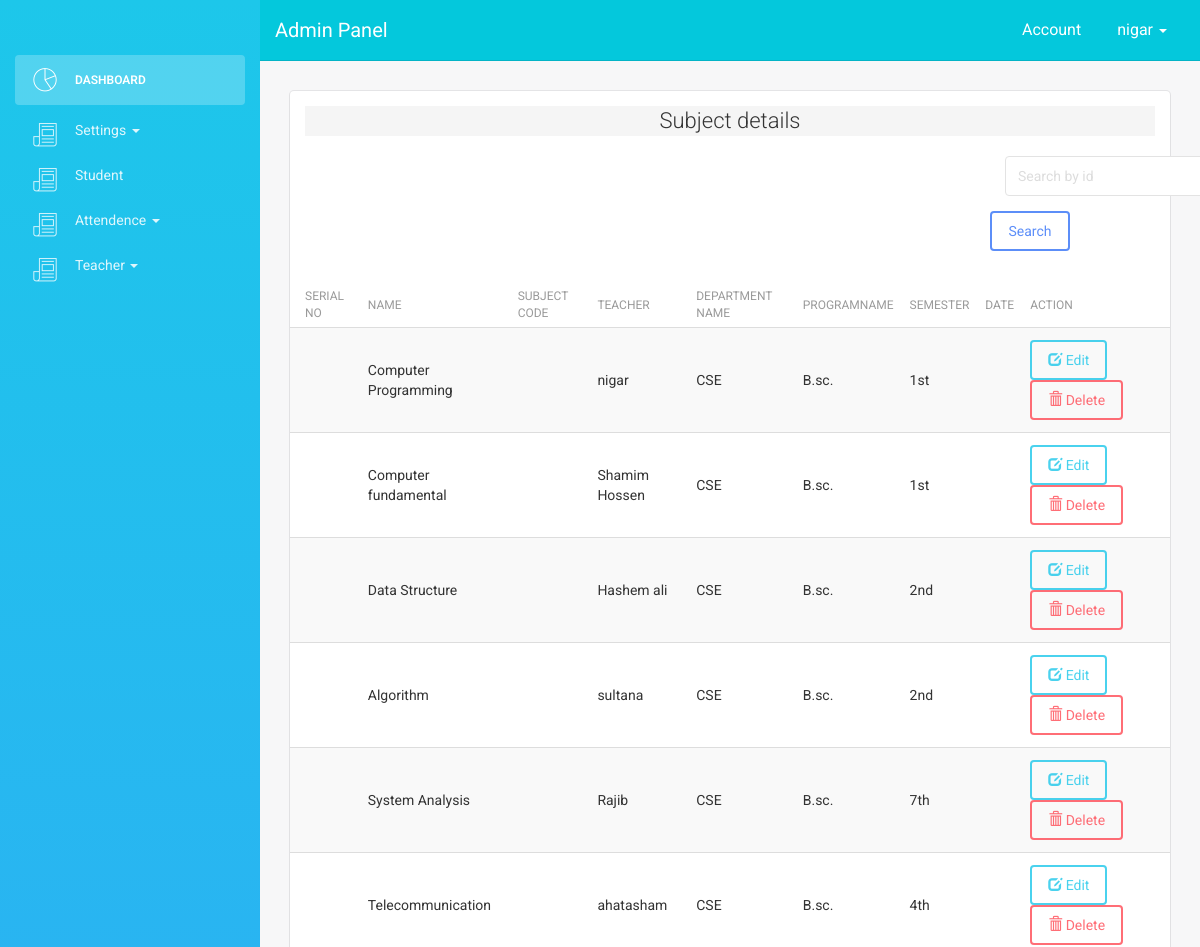
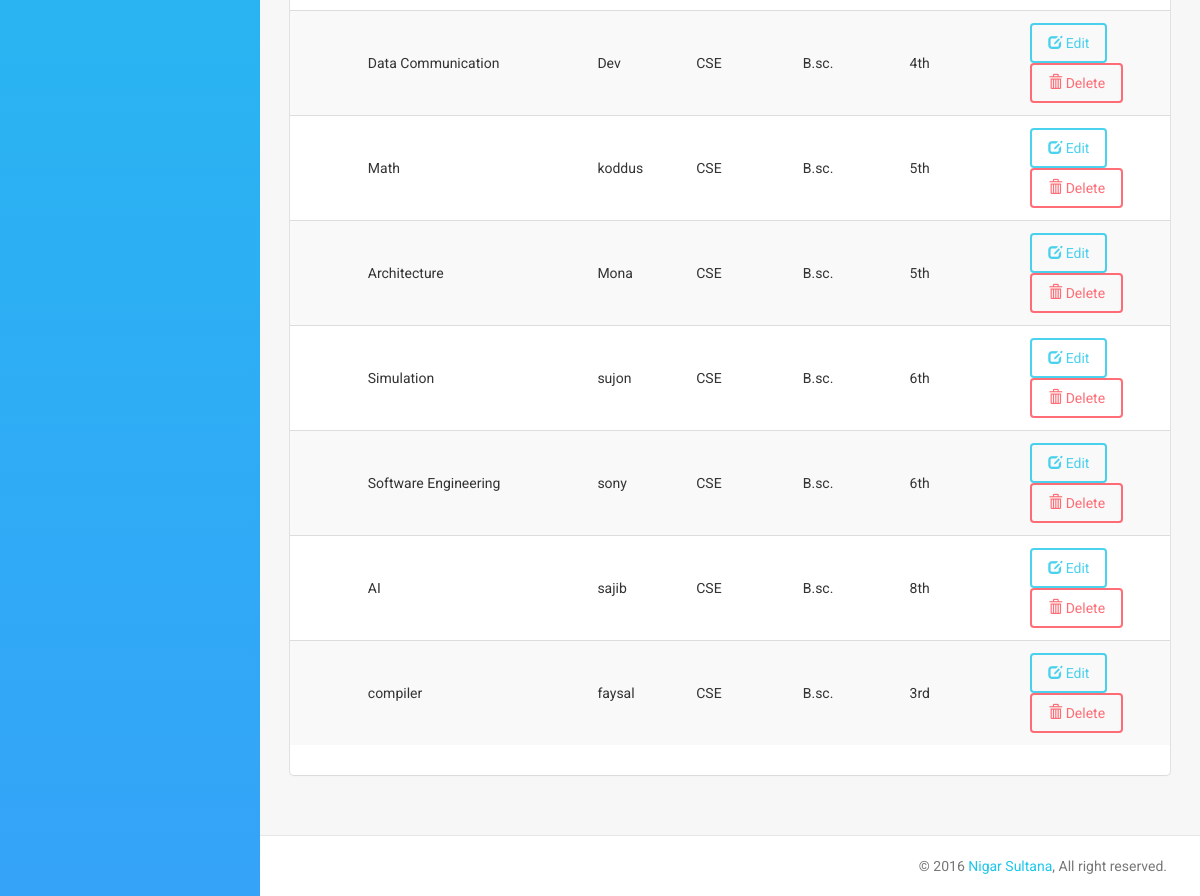
Page /admin/subject.php (signed in) on the committed database (2 pictures, top to bottom).
### tables this page shows
CREATE TABLE `subject` (
  `id` int(11) NOT NULL,
  `subjectname` varchar(100) NOT NULL,
  `teacher` varchar(255) NOT NULL,
  `departmentname` varchar(20) NOT NULL,
  `programname` varchar(20) NOT NULL,
  `semestername` varchar(20) NOT NULL,
  `batch` varchar(100) NOT NULL,
  `taken_classes` int(15) NOT NULL
);

### admin/subject.php (the view, shortened to what this page needs)
<?php
include("../include/admin_header.php");
?>
        <div class="content">
            <div class="container-fluid">
                    <div class="row">
                    <div class="col-md-12">
                        <div class="card">
                            <div class="header">
                                   <h4 class="title text-center" style="background-color:whitesmoke; ">Subject details</h4>
								<form role="form" action="" method="post" class="login-form" style="margin-top:px;">
								<tr><td>
			                        <div class="form-group" style="width:300px; margin-left:700px;">
			                        	<input type="text" name="result" placeholder="Search by id"
										class="form-password form-control" id="form-password" />
			                        </div></td>
									</tr>
                    <p class="text-center " style=" margin-left:600px;">
                        <input type="submit" class="btn btn-primary" name="Search" value="Search"/>
						</p>
            </form>
                            </div>
                            <div class="content table-responsive table-full-width">
                                <table class="table table-hover table-striped">
                                    <thead>
										<th>Serial No</th>
                                        <th>Name</th>
                                    	<th>Subject Code</th>
                                    	<th>Teacher</th>
                                    	<th>Department Name</th>
										<th>programname</th>
                                    	<th>Semester</th>
                                    	<th>Date</th>
										<th>Action</th>
                                    </thead>
                                    <tbody>
									<?php
									if(isset($_POST['dsearch'])){
										$term1=$_POST['departmentid'];
										$term2=$_POST['batchid'];
										$term3=$_POST['programid'];
										$searchquery=mysqli_query($con,"SELECT * FROM student WHERE (departmentname= '$term1'  AND batchname='$term2' AND
									programname='$term3')	");
										while($row=mysqli_fetch_array($searchquery)){
											$id=$row['serial_no'];
											?>
											<tr>
										     <td><?php echo "$row[serial_no]";?></td>
											 <td><?php echo "$row[admit_date]";?></td>
										     <td><?php echo "$row[studentname]";?></td>
                                        	<td><?php echo "$row[studentid]";?></td>
                                        	<td><?php echo "$row[departmentname]";?></td>
											<td><?php echo "$row[studentfathername]";?></td>
                                        	<td><?php echo "$row[batchname]";?></td>
                                        	<td><?php echo "$row[programname]";?></td>
                                        	<td class="center">
            <a class="btn btn-info" href="<?php echo "student.php?edit=$id";?>">
                <i class="glyphicon glyphicon-edit icon-white"></i>
                Edit
            </a>
            <a class="btn btn-danger" href="<?php echo "student.php?delete=$id";?>">
                <i class="glyphicon glyphicon-trash icon-white"></i>
                Delete
            </a>
        </td>
                                        </tr>
										<?php
										}
										?>
											<?php
									}
									else {
									?>
									<?php
$sql=mysqli_query($con,"select * from subject  ");
while($row=mysqli_fetch_array($sql)){
			$id=$row['subjectid'];
											?>
                                        <tr>
										     <td><?php echo "$row[subjectid]";?></td>
											 <td><?php echo "$row[subjectname]";?></td>
										     <td><?php echo "$row[subjectcode]";?></td>
                                        	<td><?php echo "$row[teacher]";?></td>
                                        	<td><?php echo "$row[departmentname]";?></td>
											<td><?php echo "$row[programname]";?></td>
											<td><?php echo "$row[semestername]";?></td>
                                        	<td><?php echo "$row[entry_date]";?></td>
                                        	<td class="center">
            <a class="btn btn-info" href="<?php echo "subject.php?edit=$id";?>">
                <i class="glyphicon glyphicon-edit icon-white"></i>
                Edit
            </a>
            <a class="btn btn-danger" href="<?php echo "subject.php?delete=$id";?>">
                <i class="glyphicon glyphicon-trash icon-white"></i>
                Delete
            </a>
        </td>
                                        </tr>
										<?php
										}
									}
									?>
                                    </tbody>
                                </table>
                            </div>
                        </div>
                    </div>
                </div>
            </div>
        </div>
<?php include("../include/admin_footer.php"); ?>

### rows in the picture
subject: subjectname "Computer Programming", teacher "nigar", departmentname "CSE", programname "B.sc.", semestername "1st"
subject: subjectname "Computer fundamental", teacher "Shamim Hossen", departmentname "CSE", programname "B.sc.", semestername "1st"
subject: subjectname "Data Structure", teacher "Hashem ali", departmentname "CSE", programname "B.sc.", semestername "2nd"
subject: subjectname "Algorithm", teacher "sultana", departmentname "CSE", programname "B.sc.", semestername "2nd"
subject: subjectname "System Analysis", teacher "Rajib", departmentname "CSE", programname "B.sc.", semestername "7th"
subject: subjectname "Telecommunication", teacher "ahatasham", departmentname "CSE", programname "B.sc.", semestername "4th"
subject: subjectname "Data Communication", teacher "Dev", departmentname "CSE", programname "B.sc.", semestername "4th"
subject: subjectname "Math", teacher "koddus", departmentname "CSE", programname "B.sc.", semestername "5th"
subject: subjectname "Architecture", teacher "Mona", departmentname "CSE", programname "B.sc.", semestername "5th"
subject: subjectname "Simulation", teacher "sujon", departmentname "CSE", programname "B.sc.", semestername "6th"
subject: subjectname "Software Engineering", teacher "sony", departmentname "CSE", programname "B.sc.", semestername "6th"
subject: subjectname "AI", teacher "sajib", departmentname "CSE", programname "B.sc.", semestername "8th"
subject: subjectname "compiler", teacher "faysal", departmentname "CSE", programname "B.sc.", semestername "3rd"

### other values in the picture
$username "nigar"
